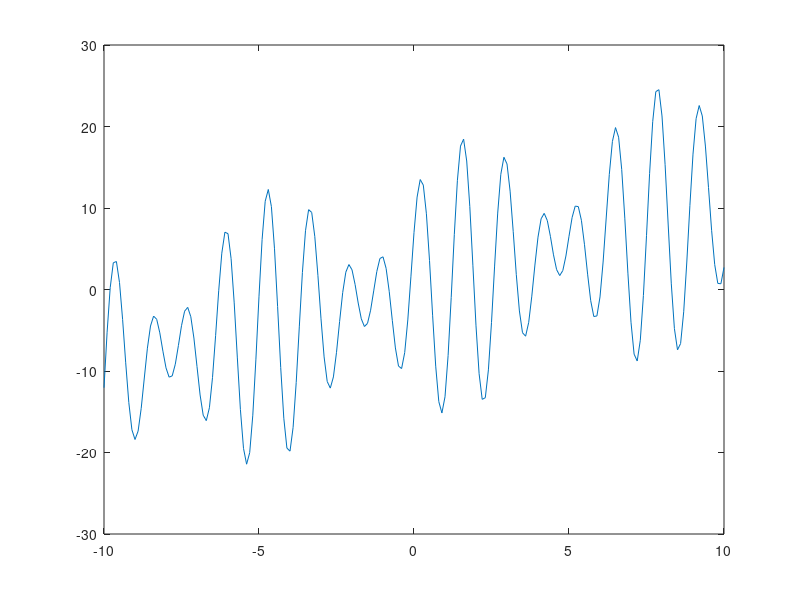

This figure's MATLAB source: (Note: this script raises an error after producing the figure.)
%%a simple example of PSO
%find the max value of a function
%2017/8/4,by kk
x=-10:0.1:10;
y=x+10*sin(5*x)+7*cos(4*x);
plot(x,y);hold on;
popsize=30;
ite=10;
position=rand(popsize,1);
position=position*20-ones(popsize,1)*10;
posMax=10;posMin=-10;vMax=1;vMin=-1;
velosity=2*rand(popsize,1)-1;
pbest=position;gbest=position(1);
wBegin=1;wEnd=0.05;c1=2;c2=2;
for i=1:ite
    position_new=position+velosity;
    velosity_new=(wEnd+(wBegin-wEnd)*(100-i)/100).*velosity+c1*rand().*(position-pbest.*ones(popsize,1))+c2*rand().*(position-gbest.*ones(popsize,1));
    for j=1:popsize
        if(position_new(j)>posMax)
            position_new(j)=posMax;
        end
        if(position_new(j)<posMin)
            position_new(j)=posMin;
        end
        if(velosity_new(j)>vMax)
            velosity_new(j)=vMax;
        end
        if(velosity_new(j)<vMin)
            velosity_new(j)=vMin;
        end
         if(fun(position_new(j))>fun(pbest(j)))
            pbest(j)=position_new(j);
        end
        if(fun(position_new(j))>fun(gbest))
            gbest=position_new(j);
        end
    end
    position=position_new;
    velosity=velosity_new;
end
plot(gbest,fun(gbest),'or');







